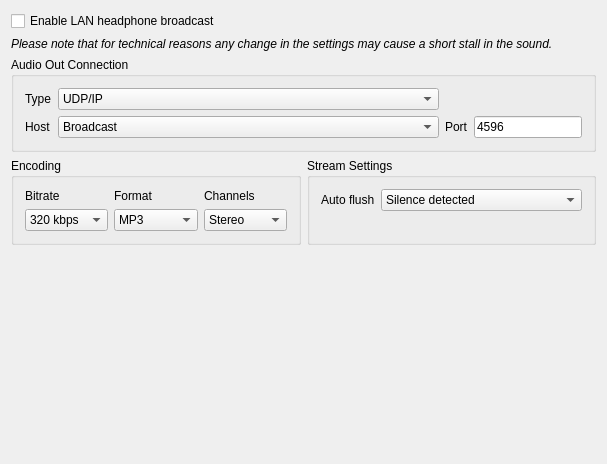
<?xml version="1.0" encoding="UTF-8"?>
<ui version="4.0">
 <class>DlgPrefNetcastDlg</class>
 <widget class="QWidget" name="DlgPrefNetcastDlg">
  <property name="geometry">
   <rect>
    <x>0</x>
    <y>0</y>
    <width>607</width>
    <height>464</height>
   </rect>
  </property>
  <property name="windowTitle">
   <string>Form3</string>
  </property>
  <layout class="QGridLayout">
   <item row="0" column="0" colspan="2">
    <widget class="QCheckBox" name="enableHeadphoneBroadcast">
     <property name="text">
      <string>Enable LAN headphone broadcast</string>
     </property>
    </widget>
   </item>
   <item row="2" column="0" colspan="2">
    <widget class="QGroupBox" name="groupBox">
     <property name="title">
      <string>Audio Out Connection</string>
     </property>
     <layout class="QGridLayout">
      <item row="0" column="0">
       <widget class="QLabel" name="label">
        <property name="text">
         <string>Type</string>
        </property>
       </widget>
      </item>
      <item row="1" column="0">
       <widget class="QLabel" name="label_2">
        <property name="text">
         <string>Host</string>
        </property>
       </widget>
      </item>
      <item row="1" column="1">
       <widget class="QComboBox" name="comboBoxHost">
        <item>
         <property name="text">
          <string>Broadcast</string>
         </property>
        </item>
       </widget>
      </item>
      <item row="1" column="2">
       <widget class="QLabel" name="label_3">
        <property name="text">
         <string>Port</string>
        </property>
       </widget>
      </item>
      <item row="1" column="3">
       <widget class="QLineEdit" name="port">
        <property name="sizePolicy">
         <sizepolicy hsizetype="Preferred" vsizetype="Fixed">
          <horstretch>0</horstretch>
          <verstretch>0</verstretch>
         </sizepolicy>
        </property>
        <property name="text">
         <string>4596</string>
        </property>
       </widget>
      </item>
      <item row="0" column="1">
       <widget class="QComboBox" name="comboBoxProtocolType">
        <property name="sizePolicy">
         <sizepolicy hsizetype="Expanding" vsizetype="Fixed">
          <horstretch>0</horstretch>
          <verstretch>0</verstretch>
         </sizepolicy>
        </property>
        <item>
         <property name="text">
          <string>UDP/IP</string>
         </property>
        </item>
       </widget>
      </item>
     </layout>
    </widget>
   </item>
   <item row="5" column="0" colspan="2">
    <spacer>
     <property name="orientation">
      <enum>Qt::Vertical</enum>
     </property>
     <property name="sizeHint" stdset="0">
      <size>
       <width>483</width>
       <height>91</height>
      </size>
     </property>
    </spacer>
   </item>
   <item row="1" column="0" colspan="2">
    <widget class="QLabel" name="label_16">
     <property name="font">
      <font>
       <italic>true</italic>
      </font>
     </property>
     <property name="text">
      <string>Please note that for technical reasons any change in the settings may cause a short stall in the sound.</string>
     </property>
     <property name="wordWrap">
      <bool>true</bool>
     </property>
    </widget>
   </item>
   <item row="3" column="0">
    <widget class="QGroupBox" name="groupBox_2">
     <property name="title">
      <string>Encoding</string>
     </property>
     <layout class="QHBoxLayout">
      <item>
       <layout class="QVBoxLayout">
        <item>
         <widget class="QLabel" name="label_4">
          <property name="sizePolicy">
           <sizepolicy hsizetype="Preferred" vsizetype="Preferred">
            <horstretch>0</horstretch>
            <verstretch>0</verstretch>
           </sizepolicy>
          </property>
          <property name="text">
           <string>Bitrate</string>
          </property>
         </widget>
        </item>
        <item>
         <widget class="QComboBox" name="comboBoxEncodingBitrate">
          <property name="sizePolicy">
           <sizepolicy hsizetype="Preferred" vsizetype="Fixed">
            <horstretch>0</horstretch>
            <verstretch>0</verstretch>
           </sizepolicy>
          </property>
          <item>
           <property name="text">
            <string>320 kbps</string>
           </property>
          </item>
          <item>
           <property name="text">
            <string>256 kbps</string>
           </property>
          </item>
          <item>
           <property name="text">
            <string>224 kbps</string>
           </property>
          </item>
          <item>
           <property name="text">
            <string>192 kbps</string>
           </property>
          </item>
          <item>
           <property name="text">
            <string>160 kbps</string>
           </property>
          </item>
          <item>
           <property name="text">
            <string>128 kbps</string>
           </property>
          </item>
          <item>
           <property name="text">
            <string>112 kbps</string>
           </property>
          </item>
          <item>
           <property name="text">
            <string>96 kbps</string>
           </property>
          </item>
          <item>
           <property name="text">
            <string>80 kbps</string>
           </property>
          </item>
          <item>
           <property name="text">
            <string>64 kbps</string>
           </property>
          </item>
          <item>
           <property name="text">
            <string>48 kbps</string>
           </property>
          </item>
         </widget>
        </item>
       </layout>
      </item>
      <item>
       <layout class="QVBoxLayout">
        <item>
         <widget class="QLabel" name="label_8">
          <property name="text">
           <string>Format</string>
          </property>
         </widget>
        </item>
        <item>
         <widget class="QComboBox" name="comboBoxEncodingFormat">
          <property name="sizePolicy">
           <sizepolicy hsizetype="Preferred" vsizetype="Fixed">
            <horstretch>0</horstretch>
            <verstretch>0</verstretch>
           </sizepolicy>
          </property>
          <item>
           <property name="text">
            <string>MP3</string>
           </property>
          </item>
         </widget>
        </item>
       </layout>
      </item>
      <item>
       <layout class="QVBoxLayout">
        <item>
         <widget class="QLabel" name="label_9">
          <property name="text">
           <string>Channels</string>
          </property>
         </widget>
        </item>
        <item>
         <widget class="QComboBox" name="comboBoxEncodingChannels">
          <property name="sizePolicy">
           <sizepolicy hsizetype="Preferred" vsizetype="Fixed">
            <horstretch>0</horstretch>
            <verstretch>0</verstretch>
           </sizepolicy>
          </property>
          <item>
           <property name="text">
            <string>Stereo</string>
           </property>
          </item>
         </widget>
        </item>
       </layout>
      </item>
     </layout>
    </widget>
   </item>
   <item row="3" column="1">
    <widget class="QGroupBox" name="groupBox_3">
     <property name="title">
      <string>Stream Settings</string>
     </property>
     <layout class="QFormLayout" name="formLayout">
      <item row="0" column="0">
       <widget class="QLabel" name="label_5">
        <property name="text">
         <string>Auto flush</string>
        </property>
       </widget>
      </item>
      <item row="0" column="1">
       <widget class="QComboBox" name="comboBoxAutoFlush">
        <item>
         <property name="text">
          <string>Silence detected</string>
         </property>
        </item>
        <item>
         <property name="text">
          <string>10 seconds</string>
         </property>
        </item>
        <item>
         <property name="text">
          <string>8 seconds</string>
         </property>
        </item>
        <item>
         <property name="text">
          <string>5 seconds</string>
         </property>
        </item>
        <item>
         <property name="text">
          <string>3 seconds</string>
         </property>
        </item>
        <item>
         <property name="text">
          <string>2 seconds</string>
         </property>
        </item>
        <item>
         <property name="text">
          <string>1 second</string>
         </property>
        </item>
        <item>
         <property name="text">
          <string>Half second</string>
         </property>
        </item>
        <item>
         <property name="text">
          <string>Every frame</string>
         </property>
        </item>
       </widget>
      </item>
     </layout>
    </widget>
   </item>
  </layout>
 </widget>
 <layoutdefault spacing="6" margin="11"/>
 <tabstops>
  <tabstop>enableHeadphoneBroadcast</tabstop>
  <tabstop>comboBoxProtocolType</tabstop>
  <tabstop>host</tabstop>
  <tabstop>port</tabstop>
  <tabstop>comboBoxEncodingBitrate</tabstop>
  <tabstop>comboBoxEncodingFormat</tabstop>
  <tabstop>comboBoxEncodingChannels</tabstop>
  <tabstop>comboBoxAutoFlush</tabstop>
 </tabstops>
 <resources/>
 <connections>
  <connection>
   <sender>enableHeadphoneBroadcast</sender>
   <signal>stateChanged(int)</signal>
   <receiver>DlgPrefNetcastDlg</receiver>
   <slot>enableGroupBoxes(int)</slot>
   <hints>
    <hint type="sourcelabel">
     <x>303</x>
     <y>17</y>
    </hint>
    <hint type="destinationlabel">
     <x>303</x>
     <y>231</y>
    </hint>
   </hints>
  </connection>
 </connections>
 <slots>
  <slot>enableGroupBoxes(int)</slot>
 </slots>
</ui>
